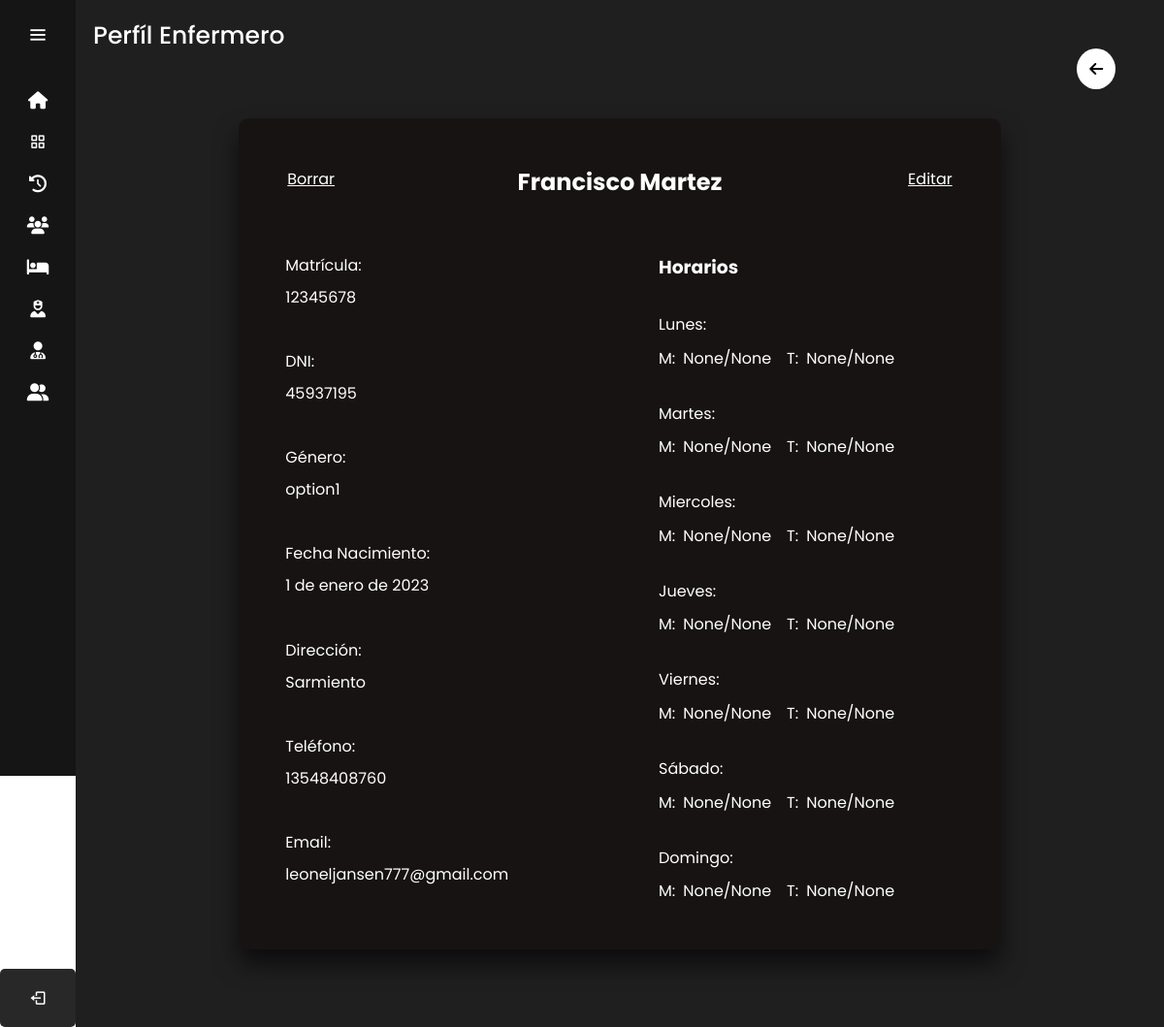
Before: /perfil_enfermero/1/ (signed in) with the older database file.
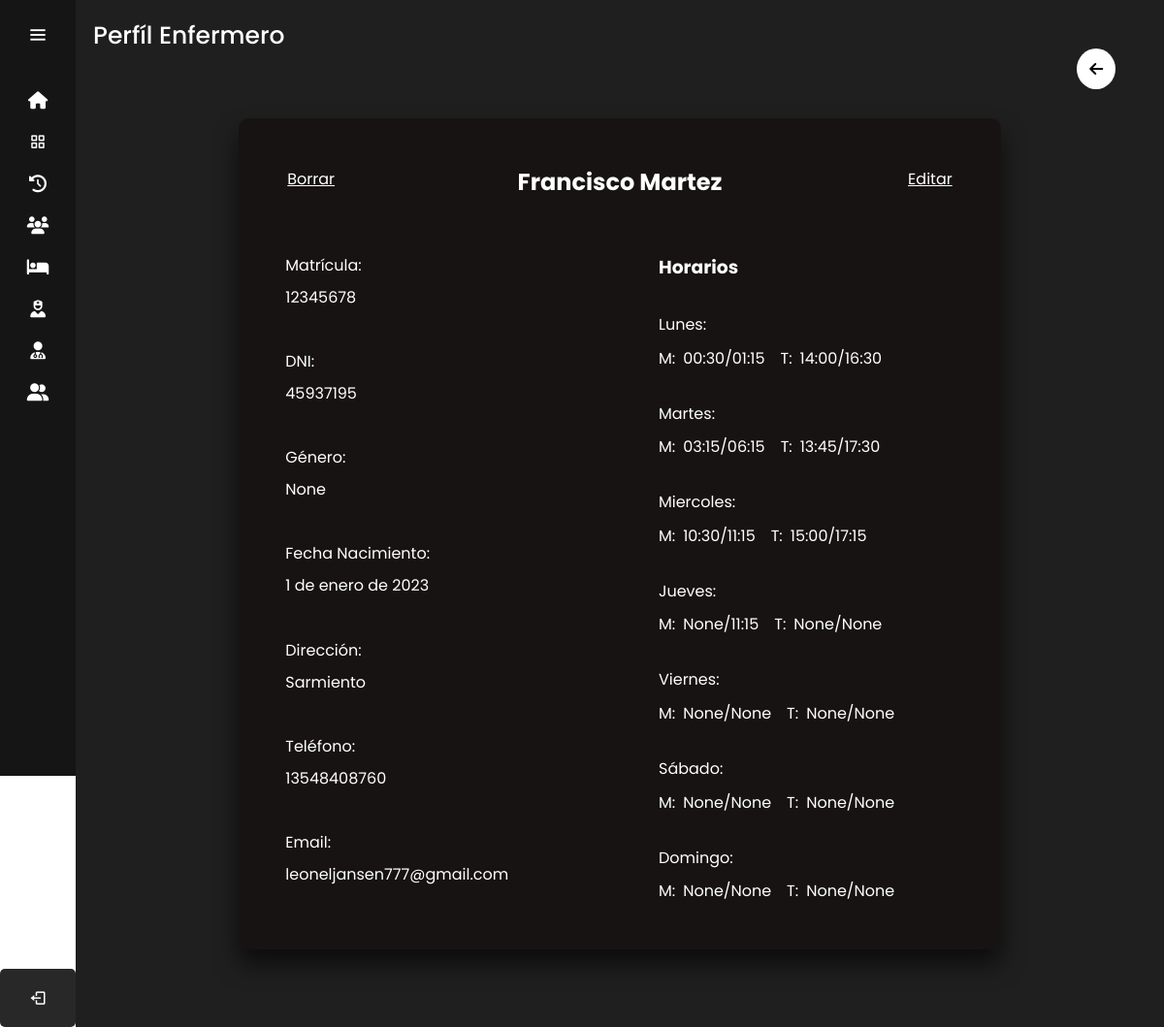
After: the same page with the newer database file.
### sitio/models.py (models this page shows)
class Enfermeros(models.Model):
    DNI = models.CharField(max_length=8)
    nombre = models.CharField(max_length=255)
    apellido = models.CharField(max_length=255)
    direccion = models.TextField()
    email = models.EmailField()
    fecha_nacimiento=models.DateField()
    genero=models.CharField(max_length=12, default='masculino')
    telefono = models.CharField(max_length=12)
    lunesMI = models.TimeField(null=True)
    lunesMF = models.TimeField(null=True)
    lunesTI = models.TimeField(null=True)
    lunesTF = models.TimeField(null=True)
    martesMI = models.TimeField(null=True)
    martesMF = models.TimeField(null=True)
    martesTI = models.TimeField(null=True)
    martesTF = models.TimeField(null=True)
    miercolesMI = models.TimeField(null=True)
    miercolesMF = models.TimeField(null=True)
    miercolesTI = models.TimeField(null=True)
    miercolesTF = models.TimeField(null=True)
    juevesMI = models.TimeField(null=True)
    juevesMF = models.TimeField(null=True)
    juevesTI = models.TimeField(null=True)
    juevesTF = models.TimeField(null=True)
    viernesMI = models.TimeField(null=True)
    viernesMF = models.TimeField(null=True)
    viernesTI = models.TimeField(null=True)
    viernesTF = models.TimeField(null=True)
    sabadoMI = models.TimeField(null=True)
    sabadoMF = models.TimeField(null=True)
    sabadoTI = models.TimeField(null=True)
    sabadoTF = models.TimeField(null=True)
    domingoMI = models.TimeField(null=True)
    domingoMF = models.TimeField(null=True)
    domingoTI = models.TimeField(null=True)
    domingoTF = models.TimeField(null=True)

### sitio/views.py (the view)
# urls.py: path('perfil_enfermero/<int:enfermero_id>/',login_required(views.perfil_enfermero),name='perfil_enfermero'),
@user_passes_test(is_medico_admin)
def perfil_enfermero (request,enfermero_id):
    enfermeros=get_object_or_404(Enfermeros,id=enfermero_id)
    return render(request, 'perfil_enfermero.html',{'enfermeros': enfermeros})

### sitio/views.py (called while the page is built)
def is_medico_admin(user):
    return (
        user.groups.filter(name='Médico').exists() or
        user.groups.filter(name='ADMIN').exists()
    )

### sitio/templates/perfil_enfermero.html (shortened to what this page needs)
{% extends 'layouts/nav.html' %} {% load static %} {% block content %}
<head>
    <link rel="stylesheet" href="{% static '/Styles/perfil_medico_enfermero_styles.css' %}">
</head>
<div class="text">Perfíl Enfermero</div>
<div class="btn_volver">
    <a href="/enfermeros"><i class="fa-solid fa-arrow-left"></i></a>
</div>
<div class="container_perfil_medico_enfermero">
    <div class="perfil_medico_enfermero">
        <div class="editar_perfil">
            <a href="{% url 'editar_enfermero' enfermeros.id %}">Editar</a>
        </div>
        <div class="nombre_apellido">
            <h2>{{enfermeros.nombre}} {{ enfermeros.apellido }}</h2>
        </div>
        <a id="eliminar_enfermero" class="borrar" onclick="eliminar_sala('{{ enfermeros.id }}')" >Borrar</a>
        <div class="item_perfil izquierda_perfil">
            <p>Matrícula:</p> <p>12345678</p>
        </div>
        <div class="item_perfil horario">
            <h3>Horarios</h3>
            <div class="dia_semana">
                <p>Lunes:</p>
                <div class="manana_tarde">
                    <div class="item_manana_tarde">
                        <p>M: </p><p><span>{{enfermeros.lunesMI}}</span>/<span>{{enfermeros.lunesMF}}</span></p>
                    </div>
                    <div class="item_manana_tarde">
                        <p>T: </p><p> <span>{{enfermeros.lunesTI}}</span>/<span>{{enfermeros.lunesTF}}</span></p>
                    </div>
                </div>
            </div>
            <div class="dia_semana">
                <p>Martes:</p>
                <div class="manana_tarde">
                    <div class="item_manana_tarde">
                        <p>M: </p><p><span>{{enfermeros.martesMI}}</span>/<span>{{enfermeros.martesMF}}</span></p>
                    </div>
                    <div class="item_manana_tarde">
                        <p>T: </p><p> <span>{{enfermeros.martesTI}}</span>/<span>{{enfermeros.martesTF}}</span></p>
                    </div>
                </div>
            </div>
            <div class="dia_semana">
                <p>Miercoles:</p>
                <div class="manana_tarde">
                    <div class="item_manana_tarde">
                        <p>M: </p><p><span>{{enfermeros.miercolesMI}}</span>/<span>{{enfermeros.miercolesMF}}</span></p>
                    </div>
                    <div class="item_manana_tarde">
                        <p>T: </p><p> <span>{{enfermeros.miercolesTI}}</span>/<span>{{enfermeros.miercolesTF}}</span></p>
                    </div>
                </div>
            </div>
            <div class="dia_semana">
                <p>Jueves:</p>
                <div class="manana_tarde">
                    <div class="item_manana_tarde">
                        <p>M: </p><p><span>{{enfermeros.juevesMI}}</span>/<span>{{enfermeros.miercolesMF}}</span></p>
                    </div>
                    <div class="item_manana_tarde">
                        <p>T: </p><p> <span>{{enfermeros.juevesTI}}</span>/<span>{{enfermeros.juevesTF}}</span></p>
                    </div>
                </div>
            </div>
            <div class="dia_semana">
                <p>Viernes:</p>
                <div class="manana_tarde">
                    <div class="item_manana_tarde">
                        <p>M: </p><p><span>{{enfermeros.viernesMI}}</span>/<span>{{enfermeros.viernesMF}}</span></p>
                    </div>
                    <div class="item_manana_tarde">
                        <p>T: </p><p> <span>{{enfermeros.viernesTI}}</span>/<span>{{enfermeros.viernesTF}}</span></p>
                    </div>
                </div>
            </div>
            <div class="dia_semana">
                <p>Sábado:</p>
                <div class="manana_tarde">
                    <div class="item_manana_tarde">
                        <p>M: </p><p><span>{{enfermeros.sabadoMI}}</span>/<span>{{enfermeros.sabadoMF}}</span></p>
                    </div>
                    <div class="item_manana_tarde">
                        <p>T: </p><p> <span>{{enfermeros.sabadoTI}}</span>/<span>{{enfermeros.sabadoTF}}</span></p>
                    </div>
                </div>
            </div>
            <div class="dia_semana">
                <p>Domingo:</p>
                <div class="manana_tarde">
                    <div class="item_manana_tarde">
                        <p>M: </p><p><span>{{enfermeros.domingoMI}}</span>/<span>{{enfermeros.domingoMF}}</span></p>
                    </div>
                    <div class="item_manana_tarde">
                        <p>T: </p><p> <span>{{enfermeros.domingoTI}}</span>/<span>{{enfermeros.domingoTF}}</span></p>
                    </div>
                </div>
            </div>
        </div>
        <div class="item_perfil izquierda_perfil">
            <p>DNI:</p> <p>{{enfermeros.DNI}}</p>
        </div>
        <div class="item_perfil izquierda_perfil">
            <p>Género:</p> <p>{{enfermeros.genero}}</p>
        </div>
        <div class="item_perfil izquierda_perfil">
            <p>Fecha Nacimiento: </p><p>{{enfermeros.fecha_nacimiento}}</p>
        </div>
        <div class="item_perfil izquierda_perfil">
            <p>Dirección: </p> <p>{{enfermeros.direccion}}</p>
        </div>
        <div class="item_perfil izquierda_perfil telefono">
            <p>Teléfono: </p> <p>{{enfermeros.telefono}}</p>
        </div>
        <div class="item_perfil izquierda_perfil email">
            <p>Email: </p> <p>{{enfermeros.email}}</p>
        </div>
    </div>
</div>
{% endblock %}

### sitio/templates/layouts/nav.html (shortened to what this page needs)
{% load static %}
<html lang="en">
  <head>
    <link rel="stylesheet" href="{% static '/styles/nav_styles.css' %}" />
    <link
      href="https://unpkg.com/boxicons@2.1.4/css/boxicons.min.css"
      rel="stylesheet"
    />
  </head>
  <body>
    <div class="sidebar">
        <div class="logo_details">
          <i class="bx bx-menu" id="btn"></i>
        </div>
        <ul class="nav-list">
          <li>
            <a href="/calls">
              <i class="fa-solid fa-house"></i>
            </a>
          </li>
          <li>
            <a href="/dashboard">
              <i class="bx bx-grid-alt"></i>
            </a>
          </li>
          <li>
            <a href="/historial_llamadas">
              <i class="fa-solid fa-clock-rotate-left"></i>
            </a>
          </li>
          <li>
            <a href="/pacientes">
              <i class="fa-solid fa-users"></i>
            </a>
          </li>
          <li>
            <a href="/areas">
              <i class="fa-solid fa-bed"></i>
            </a>
          </li>
          <li>
            <a href="/enfermeros">
              <i class="fa-solid fa-user-nurse"></i>
            </a>
          </li>
          <li>
            <a href="/medicos">
              <i class="fa-solid fa-user-doctor"></i>
            </a>
          </li>
          <li>
            <a href="/users">
              <i class="fa-solid fa-user-group"></i>
            </a>
          </li>
          <li class="profile">
            <div class="profile_details">
              <div class="profile_content">
                <div class="designation">{{ user.username }}</div>
              </div>
            </div>
            <a class="logout_icon" href="{% url 'login' %}" id="log_out"><i class="bx bx-log-out"></i></a>
          </li>
        </ul>
      </div>
    <section class="home-section">{% block content %} {% endblock %}</section>
  </body>
</html>

### sitio/static/Styles/nav_styles.css (style rules this page uses)
body { position: relative; }
:root { --color-default:#151515; --color-second:#292828; --color-white:#fff; --color-body:#1F1F1F; --color-light:#e0e0e0; --color-text:#fff; }
* { padding: 0%; margin: 0%; box-sizing: border-box; font-family: 'Poppins', sans-serif; }
body { min-height: 100vh; }
.sidebar { min-height: 100vh; width: 78px; padding: 6px 14px; z-index: 99; background-color: var(--color-default); transition: all .5s ease; position: fixed; top:0; left: 0; }
.sidebar .logo_details { height: 60px; display: flex; align-items: center; position: relative; }
.sidebar .logo_details #btn { position: absolute; top:50%; right: 0; transform: translateY(-50%); font-size: 23px; text-align: center; cursor: pointer; transition: all .5s ease; }
.sidebar i { color:var(--color-white); height: 60px; line-height: 60px; min-width: 50px; font-size: 25px; text-align: center; }
.sidebar .nav-list { margin-top: 20px; height: 100%; }
.sidebar li { position: relative; margin:8px 0; list-style: none; }
.sidebar li a { display: flex; height: 100%; width: 100%; align-items: center; text-decoration: none; background-color: var(--color-default); position: relative; transition: all .5s ease; z-index: 12; }
.sidebar li a::after { content: ""; position: absolute; width: 100%; height: 100%; transform: scaleX(0); background-color: var(--color-white); border-radius: 5px; transition: transform 0.3s ease-in-out; transform-origin: left; z-index: -2; }
.sidebar li i { height: 35px; line-height: 35px; font-size: 18px; border-radius: 5px; }
.sidebar li.profile { position: fixed; height: 60px; width: 78px; left: 0; bottom:-8px; padding:10px 14px; overflow: hidden; transition: all .5s ease; }
.sidebar .profile .profile_details { display: flex; align-items: center; flex-wrap: nowrap; }
.sidebar li.profile .name, .sidebar li.profile .designation { font-size: 15px; font-weight: 400; color:var(--color-white); white-space: nowrap; }
.sidebar li.profile .designation { font-size: 12px; }
.sidebar .profile #log_out { position: absolute; top:50%; right: 0; transform: translateY(-50%); background-color: var(--color-second); width: 100%; height: 60px; line-height: 60px; border-radius: 5px; cursor: pointer; transition: all 0.5s ease; }
.home-section { position: relative; background-color: var(--color-body); min-height: 100vh; top:0; left:78px; width: calc(100% - 78px); transition: all .5s ease; z-index: 2; }
.home-section .text { display: inline-block; color:var(--color-text); font-size: 25px; font-weight: 500; margin: 18px; }
.logout_icon { color: white; text-decoration: none; display: flex; align-items: center; justify-content: center; }
.btn_volver { color: black; background-color: white; padding: .8em; border-radius: 100%; position: absolute; top: 50px; right: 50px; }
.btn_volver a { color: black; text-decoration: none; }

### sitio/static/Styles/perfil_medico_enfermero_styles.css (style rules this page uses)
.perfil_medico_enfermero { display: grid; grid-template-columns: 1fr 1fr; column-gap: 5em; row-gap: 1.5em; margin: 0 auto 0; padding: 3em; background: rgba(24, 20, 20, 0.987); box-sizing: border-box; box-shadow: 0 15px 25px rgba(0,0,0,.6); border-radius: 10px; width: 70%; color: white; position: relative; }
.item_perfil { display: flex; flex-direction: column; gap: .5em; }
.borrar { position: absolute; top: 50px; left: 50px; color: white; cursor: pointer; text-decoration:underline }
.editar_perfil { position: absolute; top: 50px; right: 50px; }
.editar_perfil a { color: white; }
.container_perfil_medico_enfermero { padding: 3em 0 5em; }
.nombre_apellido { grid-column: 1/3; text-align: center; padding-bottom: 2em; }
.izquierda_perfil { grid-column: 1/2; }
.horario { grid-column: 2/3; grid-row: 2/9; display: flex; flex-direction: column; gap: 2em; }
.dia_semana { display: flex; flex-direction: column; gap: .6em; }
.manana_tarde { display: flex; gap: 1em; flex-wrap: wrap; }
.item_manana_tarde { display: flex; gap: .5em; }

Changed rows visible on the page:
changed Enfermeros "Francisco": lunesMI "None" → "00:30"; lunesMF "None" → "01:15"; lunesTI "None" → "14:00"; lunesTF "None" → "16:30"; martesMI "None" → "03:15"; martesMF "None" → "06:15"; martesTI "None" → "13:45"; martesTF "None" → "17:30"; miercolesMI "None" → "10:30"; miercolesMF "None" → "11:15"; miercolesTI "None" → "15:00"; miercolesTF "None" → "17:15"; genero "option1" → "None"
